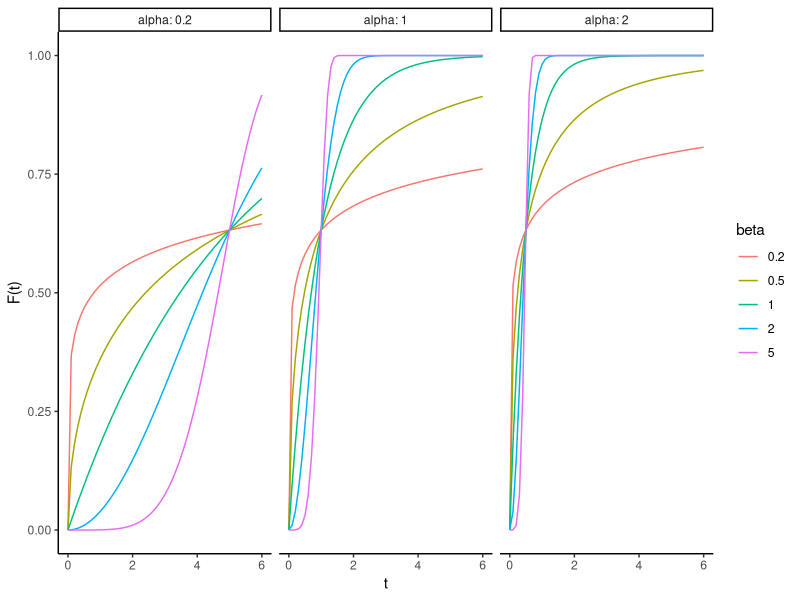
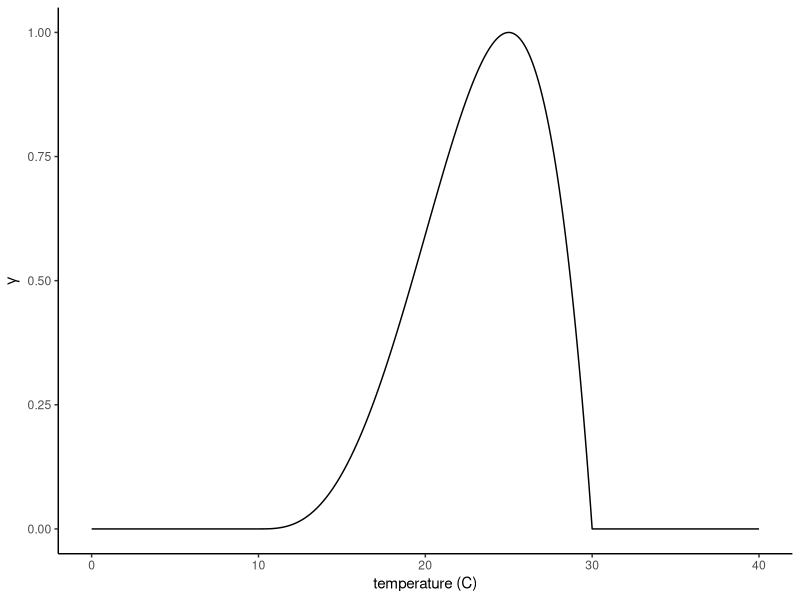
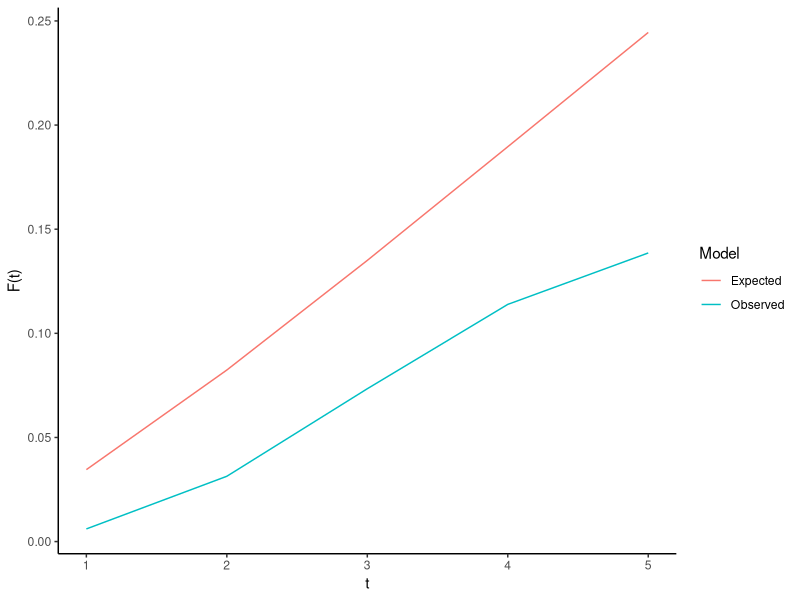
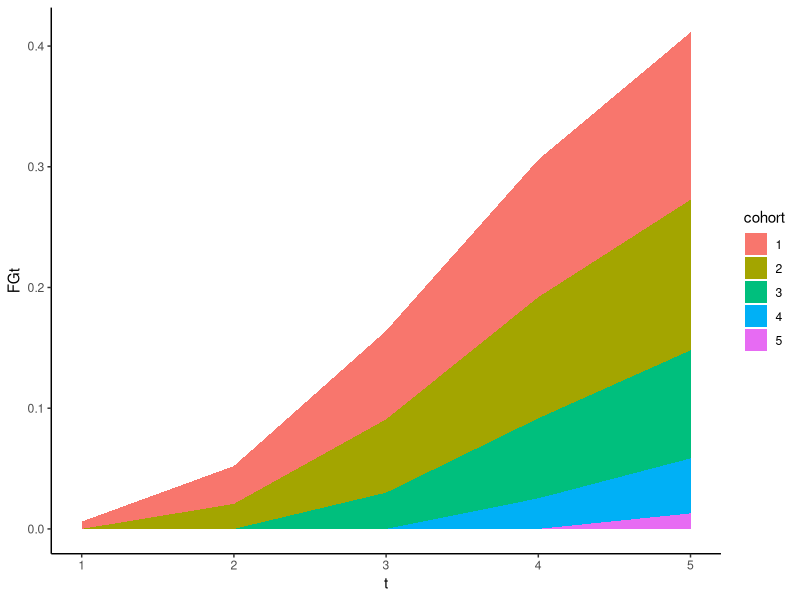
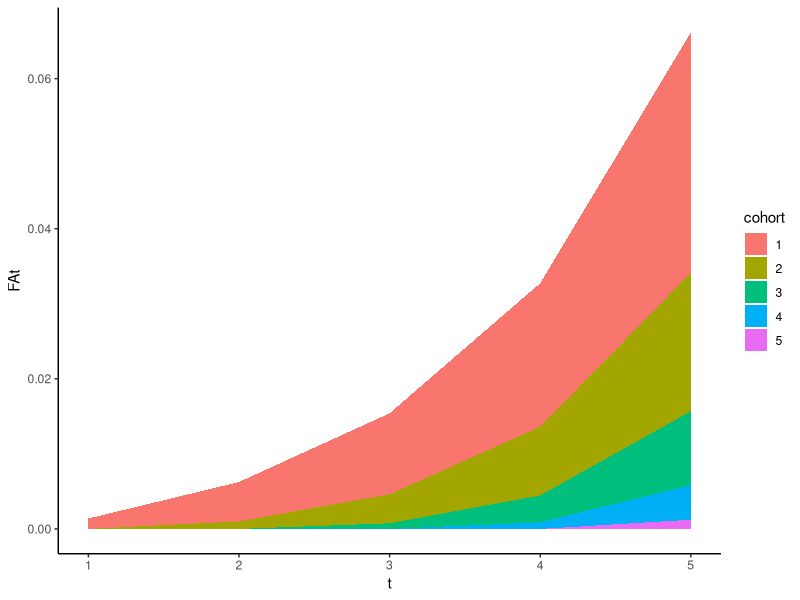

Reproduce these figures in R, in order.
## ---- chunk 1
knitr::opts_chunk$set(echo = TRUE)
## ---- chunk 2
library(ggplot2)
theme_set(theme_classic())
dat <- expand.grid(alpha = c(0.2,1,2), beta = c(0.2, 0.5,1,2, 5), t = seq(0,6,by = 0.1))
dat$Ft <- 1 - exp(-(dat$alpha*dat$t)^dat$beta)
ggplot(dat, aes(x = t, y = Ft, group = beta, col = factor(beta))) + 
  geom_line() + facet_grid(cols = vars(alpha), labeller=label_both) +
  ylab("F(t)") + labs(colour = "beta")
## ---- chunk 3
rtheta <- function(theta, tmin, topt, tmax){ 
  r <- ((tmax-theta)/(tmax-topt))*((theta-tmin)/(topt-tmin))^
    ((topt-tmin)/(tmax-topt))
  r[theta <= tmin | theta >= tmax] <- 0 #set values outside temperature range to zero
  r}

dat <- data.frame(temp = seq(0,40,by = 0.1), rate = rtheta(seq(0,40,by =0.1), 10,25,30))
ggplot(dat, aes(temp, rate)) + geom_line() + xlab("temperature (C)") + ylab(expression(gamma))
## ---- chunk 4
# Parameters for germination
par.G <- c(12.9, 21.4, 30.9, 1/13.4, 1.29)
# Parameters for appressorium formation
par.A <- c(11.6, 11.6, 32.1, 1/19.1, 2.14)
names(par.G) <- names(par.A) <- c("tmin", "topt", "tmax", "alpha", "beta")

# Temperature-dependent acceleration factor
gtau <- function(tau, card){ # card = vector of cardinal temperatures
g <- ((card[3]-tau)/(card[3]-card[2]))*((tau-card[1])/(card[2]-card[1]))^((card[2]-card[1])/(card[3]-card[2]))
g[tau <= card[1] | tau >= card[3]] <- 0 #set values outside temperature range to zero
g}

# Cumulative distribution function
Ft <- function(x, pars){ # pars = c(alpha, beta), x = (effective) time
  1 - exp(-(x*pars[1])^pars[2])
}

# Example for a single wet period of length W hours
s <- c(13,15,18,19,16,14) # Hourly temperatures from t = 0 to t = W
W <- length(s) - 1 # Length of wet period
gG <- gtau(s, card = par.G[1:3]) # Acceleration factor at each hour
gGi <- gG[1:(W)] + diff(gG)/2 # Mean acc. fac. in each hourly interval
uG <- cumsum(gGi) # Effective elapsed time
FG1 <- Ft(uG, par.G[4:5]) # Ft for first cohort
s
gG
gGi
uG
FG1
## ---- chunk 5
Fe <- Ft(1:W,par.G[4:5])
dat <- data.frame(germ = c(FG1, Fe), Model = rep(c("Observed", "Expected"), each = W), t = 1:W)
ggplot(dat, aes(x = t, y = germ, group = Model, col = Model)) + geom_line() + ylab("F(t)")
## ---- chunk 6
gGm <- matrix(gGi, nr = W, nc = W); gGm # Repeat gi for each cohort
gGm[upper.tri(gGm)] <- 0; gGm # Set to zero for non-valid periods
uGm <- apply(gGm, 2, cumsum); uGm # Effective elapsed time
FGm <- apply(uGm, 2, Ft, pars = par.G[4:5]); FGm # F(t) per cohort
FG <- rowSums(FGm); FG # F(t) sum over all cohorts
## ---- chunk 7
dat <- data.frame(FGt = as.vector(FGm), t = 1:W, cohort = factor(rep(1:W, each = W)))
ggplot(dat, aes(x = t, y = FGt, fill = cohort)) + geom_area(position = "stack", stat = "identity")
## ---- chunk 8
gA <- gtau(s, card = par.A[1:3]) # Acceleration factor at each hour
gAi <- gA[1:(W)] + diff(gA)/2 # Mean acc. fac. in each hourly interval
uA <- cumsum(gAi) # Effective elapsed time
gAm <- matrix(gAi, nr = W, nc = W); gAm # Repeat gi for each cohort
gAm[upper.tri(gAm)] <- 0; gAm # Set to zero for non-valid periods
uAm <- apply(gAm, 2, cumsum); uAm # Effective elapsed time
FAm <- apply(uAm, 2, Ft, pars = par.A[4:5]); FAm # F(t) per cohort
FGx <- matrix(c(0,FG[-W]), nr = W, nc = W, byrow= TRUE); FGx # Germinated cohorts (j-1)
FAs <- FAm * FGx; FAs # Scale appressorium formation by size of germinated cohorts
FA <- rowSums(FAm); FA # F(t) sum over all cohorts
## ---- chunk 9
dat <- data.frame(FAt = as.vector(FAm), t = 1:W, cohort = factor(rep(1:W, each = W)))
ggplot(dat, aes(x = t, y = FAt, fill = cohort)) + geom_area(position = "stack", stat = "identity")
